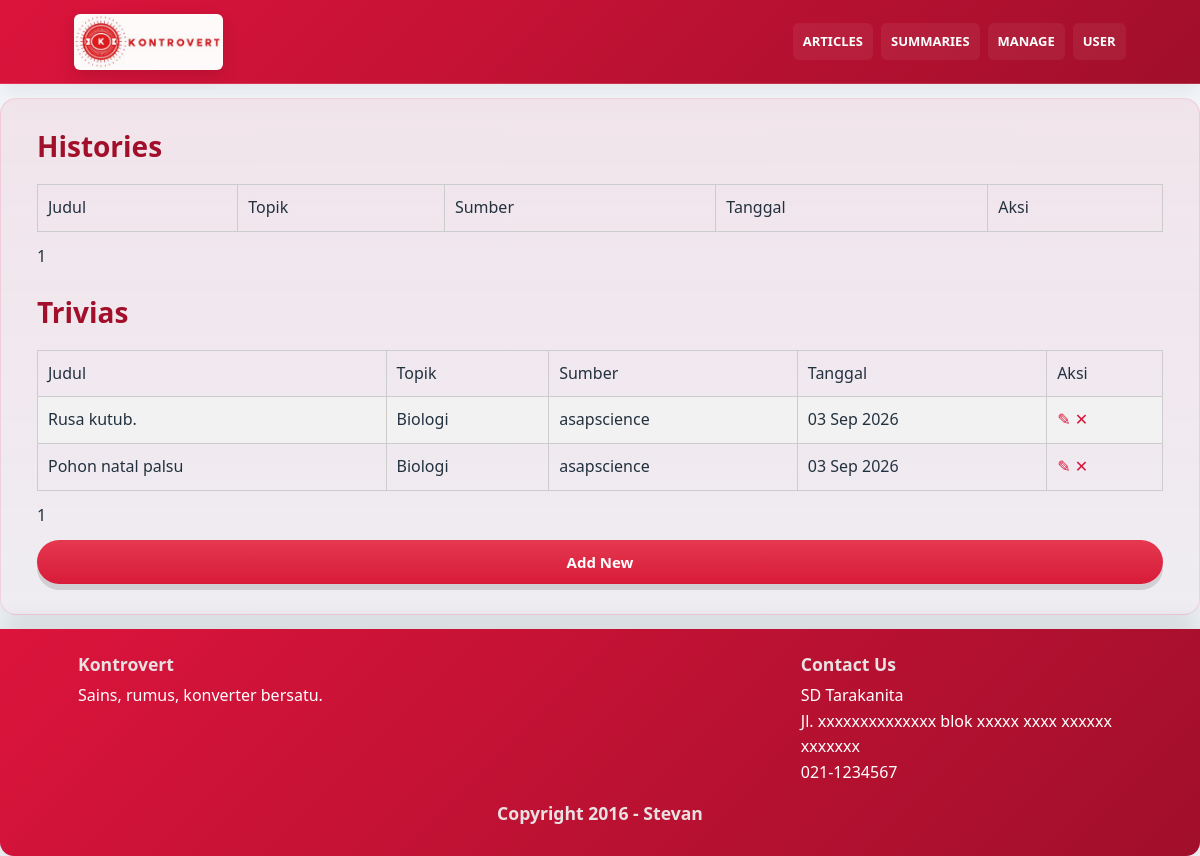
The app's page /CMS/shortArticleCMS.php (signed in), older data.
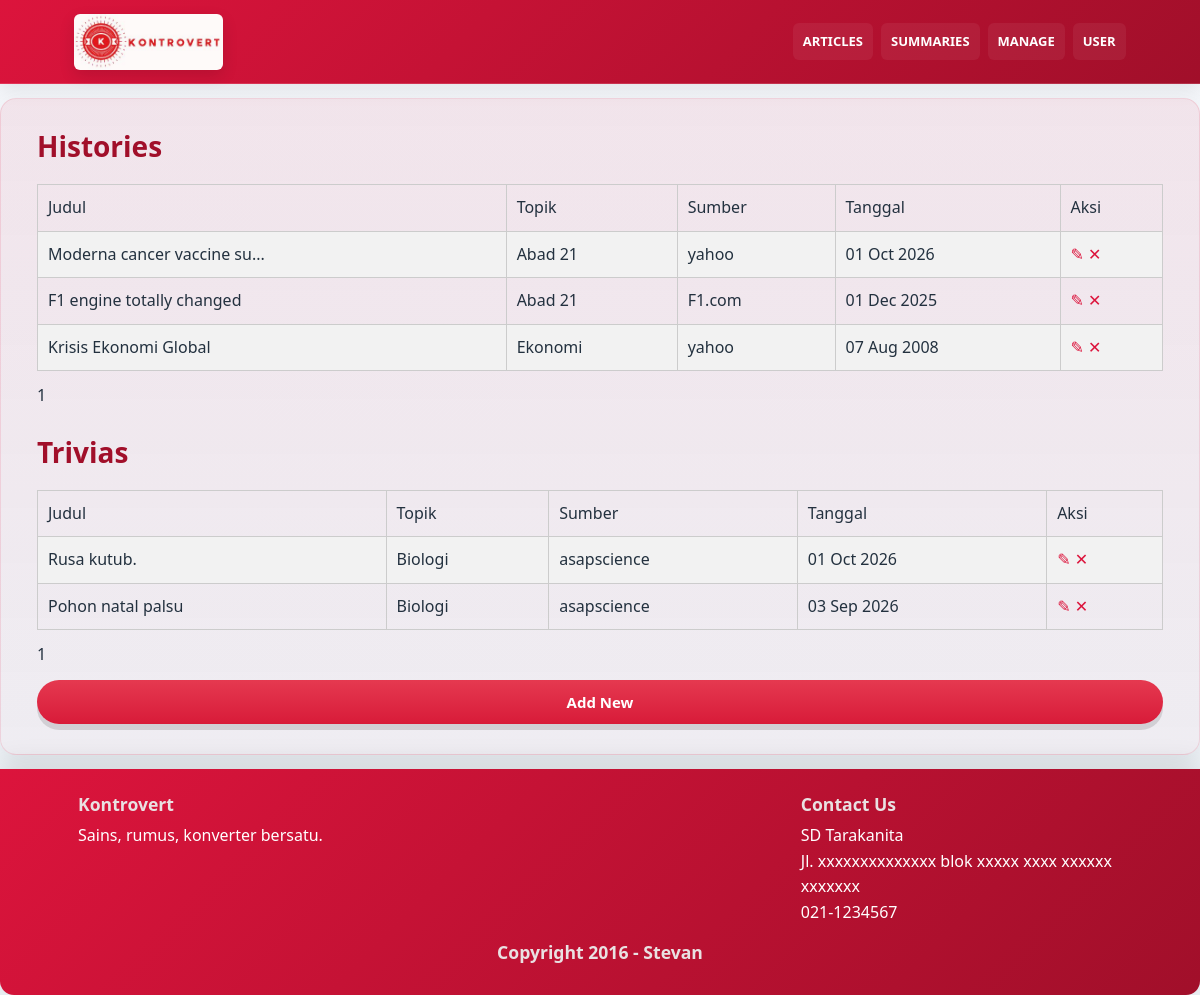
The same page, newer data.
### tables this page shows
CREATE TABLE `articles` (
  `id` int(11) NOT NULL,
  `idTopik` int(10) DEFAULT NULL,
  `idJenis` int(11) NOT NULL,
  `gambar` varchar(100) NOT NULL,
  `judul` varchar(100) NOT NULL,
  `isi` text NOT NULL,
  `sumber` varchar(100) NOT NULL,
  `tanggal` date NOT NULL DEFAULT current_timestamp(),
  `idMateri` int(10) DEFAULT NULL,
  `created_by` varchar(20) NOT NULL
);

CREATE TABLE `topics` (
  `id` int(11) NOT NULL,
  `namaTopik` varchar(25) NOT NULL,
  `fg_in_news` tinyint(1) NOT NULL,
  `fg_in_materi` tinyint(1) NOT NULL,
  `fg_in_formulas` tinyint(1) NOT NULL
);

### CMS/shortArticleCMS.php (the view, shortened to what the changed rows need)
<?php
	require_once __DIR__ . '/../db.inc.php';
?>
<!DOCTYPE html>
<html>
    <head>
        <link rel="stylesheet" href="buttons.css">
	</head>
	<body>
        <div class="hero" role="banner">
			<div class="hero-inner">
				<h2>Histories</h2>
				<div class="hero-cta">
					<table id="contentMat" border="1">
                        <?php
                            $jml_list = 10;
                            $halamanHist = isset($_GET['pageH']) ? max(1, (int) $_GET['pageH']) : 1;
                            $offsetHist = ($halamanHist - 1) * $jml_list;
                            $sqlstr = "SELECT a.id, t.namaTopik, a.gambar,
                                            a.judul, a.isi, a.sumber, a.tanggal
                                        FROM articles a
                                            INNER JOIN topics t ON a.idTopik = t.id
                                        WHERE a.idjenis = 2
                                        ORDER BY a.id
                                        LIMIT $offsetHist,$jml_list";
                            $hasil = mysqli_query($db, $sqlstr);
                            $row = mysqli_fetch_row($hasil);
                            if($row)
                            {
                                do{
                                    list($id,$namaTopik,$gambar,$judul,$isi,$sumber,$tanggal) = $row;
                                    $judul_short = strlen($judul) > 25 ? substr($judul, 0, 25) . '...' : $judul;
                                    echo "<tr>";
                                        echo "<td title='$judul'>$judul_short</td>";
                                        echo "<td>$namaTopik</td>";
                                        echo "<td>$sumber</td>";
                                        echo "<td>" . date('d M Y', strtotime($tanggal)) ."</td>";
                                        echo"<td class='admin-actions'><a href=\"addEditArticle.php?linkID=$id\">✎</a>
                                            <a href=\"delete.php?table=articles&from=shortArticleCMS&linkID=$id\" onclick=\"return confirm('Are you sure you want to delete this data?');\">✕</a></td>";
                                    echo "</tr>";
                                }while($row = mysqli_fetch_row($hasil));
                            }
                        ?>
                    </table>
				</div>
                <br>
                <h2>Trivias</h2>
                <div class="hero-cta">
                    <table id="contentMat" border="1">
                        <?php
                            $halamanTr = isset($_GET['pageT']) ? max(1, (int) $_GET['pageT']) : 1;
                            $offsetTr = ($halamanTr - 1) * $jml_list;
                            $sqlstr = "SELECT a.id, t.namaTopik, a.gambar, a.judul, a.isi, a.sumber, a.tanggal
                                        FROM articles a
                                            INNER JOIN topics t ON a.idTopik = t.id
                                        WHERE a.idjenis = 4
                                        ORDER BY a.id
                                        LIMIT $offsetTr,$jml_list";
                            $hasilNews = mysqli_query($db, $sqlstr);
                            $rowNews = mysqli_fetch_row($hasilNews);
                            if($rowNews)
                            {
                                do{
                                    list($id,$namaTopik,$gambar,$judul,$isi,$sumber,$tanggal) = $rowNews;
                                    $judul_short = strlen($judul) > 25 ? substr($judul, 0, 25) . '...' : $judul;
                                    echo "<tr>";
                                        echo "<td title='$judul'>$judul_short</td>";
                                        echo "<td>$namaTopik</td>";
                                        echo "<td>$sumber</td>";
                                        echo "<td>" . date('d M Y', strtotime($tanggal)) ."</td>";
                                        echo"<td class='admin-actions'><a href=\"addEditArticle.php?linkID=$id\">✎</a>
                                            <a href=\"delete.php?table=articles&from=shortArticleCMS&linkID=$id\" onclick=\"return confirm('Are you sure you want to delete this data?');\">✕</a></td>";
                                    echo "</tr>";
                                }while($rowNews = mysqli_fetch_row($hasilNews));
                            }
                        ?>
                    </table>
                </div>
			</div>
		</div>
	</body>
</html>

Row changes from the older to the newer data that the page shows:
added articles: judul "Moderna cancer vaccine su...", idTopik.namaTopik "Abad 21", sumber "yahoo", tanggal "01 Oct 2026", shown under "Histories"
added articles: judul "F1 engine totally changed", idTopik.namaTopik "Abad 21", sumber "F1.com", tanggal "01 Dec 2025", shown under "Histories"
added articles: judul "Krisis Ekonomi Global", idTopik.namaTopik "Ekonomi", sumber "yahoo", tanggal "07 Aug 2008", shown under "Histories"
changed articles "Rusa kutub.": tanggal "03 Sep 2026" → "01 Oct 2026"
